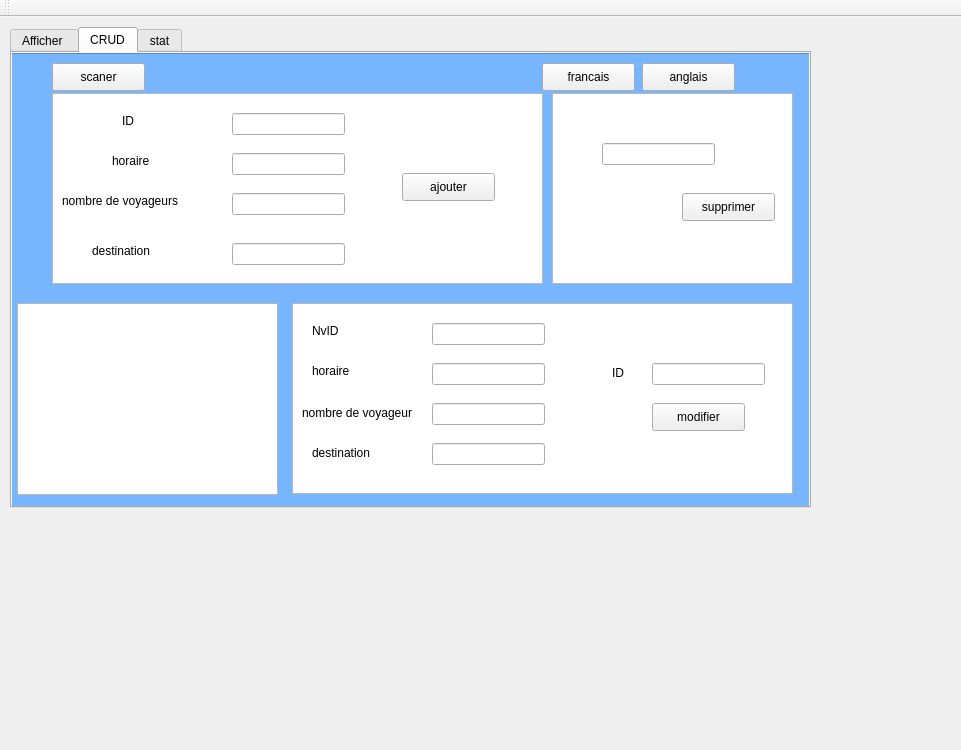
<?xml version="1.0" encoding="UTF-8"?>
<ui version="4.0">
 <class>MainWindow</class>
 <widget class="QMainWindow" name="MainWindow">
  <property name="geometry">
   <rect>
    <x>0</x>
    <y>0</y>
    <width>961</width>
    <height>750</height>
   </rect>
  </property>
  <property name="windowTitle">
   <string>Gestion des Clients</string>
  </property>
  <widget class="QWidget" name="centralWidget">
   <widget class="QTabWidget" name="tabWidget">
    <property name="geometry">
     <rect>
      <x>10</x>
      <y>10</y>
      <width>801</width>
      <height>481</height>
     </rect>
    </property>
    <property name="currentIndex">
     <number>1</number>
    </property>
    <widget class="QWidget" name="tab_2">
     <attribute name="title">
      <string>Afficher </string>
     </attribute>
     <widget class="QTableView" name="tab_vols">
      <property name="geometry">
       <rect>
        <x>30</x>
        <y>90</y>
        <width>681</width>
        <height>321</height>
       </rect>
      </property>
     </widget>
     <widget class="QLineEdit" name="le_chercher">
      <property name="geometry">
       <rect>
        <x>100</x>
        <y>40</y>
        <width>113</width>
        <height>22</height>
       </rect>
      </property>
     </widget>
     <widget class="QPushButton" name="pushButton">
      <property name="geometry">
       <rect>
        <x>0</x>
        <y>40</y>
        <width>93</width>
        <height>28</height>
       </rect>
      </property>
      <property name="text">
       <string>recherche </string>
      </property>
     </widget>
     <widget class="QPushButton" name="le_tri_horraire">
      <property name="geometry">
       <rect>
        <x>340</x>
        <y>40</y>
        <width>93</width>
        <height>31</height>
       </rect>
      </property>
      <property name="text">
       <string>tri_horraire</string>
      </property>
     </widget>
     <widget class="QPushButton" name="pushButton_2">
      <property name="geometry">
       <rect>
        <x>440</x>
        <y>40</y>
        <width>93</width>
        <height>31</height>
       </rect>
      </property>
      <property name="text">
       <string>tri_nombre_vg</string>
      </property>
     </widget>
     <widget class="QPushButton" name="pdf">
      <property name="geometry">
       <rect>
        <x>540</x>
        <y>40</y>
        <width>91</width>
        <height>31</height>
       </rect>
      </property>
      <property name="text">
       <string>pdf</string>
      </property>
     </widget>
     <widget class="QTextBrowser" name="textBrowser">
      <property name="geometry">
       <rect>
        <x>0</x>
        <y>0</y>
        <width>801</width>
        <height>461</height>
       </rect>
      </property>
      <property name="styleSheet">
       <string notr="true">QWidget
{
    color: #b1b1b1;
    background-color: #77b5fe;
}</string>
      </property>
     </widget>
     <widget class="QPushButton" name="pushButton_3">
      <property name="geometry">
       <rect>
        <x>240</x>
        <y>40</y>
        <width>91</width>
        <height>31</height>
       </rect>
      </property>
      <property name="text">
       <string>genrer</string>
      </property>
     </widget>
     <widget class="QPushButton" name="pushButton_5">
      <property name="geometry">
       <rect>
        <x>640</x>
        <y>40</y>
        <width>93</width>
        <height>28</height>
       </rect>
      </property>
      <property name="text">
       <string>statistique</string>
      </property>
     </widget>
     <zorder>textBrowser</zorder>
     <zorder>tab_vols</zorder>
     <zorder>le_chercher</zorder>
     <zorder>pushButton</zorder>
     <zorder>le_tri_horraire</zorder>
     <zorder>pushButton_2</zorder>
     <zorder>pdf</zorder>
     <zorder>pushButton_3</zorder>
     <zorder>pushButton_5</zorder>
    </widget>
    <widget class="QWidget" name="tab">
     <attribute name="title">
      <string>CRUD</string>
     </attribute>
     <widget class="QTextBrowser" name="textBrowser_2">
      <property name="geometry">
       <rect>
        <x>-10</x>
        <y>0</y>
        <width>1111</width>
        <height>531</height>
       </rect>
      </property>
      <property name="styleSheet">
       <string notr="true">QWidget
{
    color: #b1b1b1;
    background-color: #77b5fe;
}</string>
      </property>
     </widget>
     <widget class="QTextBrowser" name="textBrowser_3">
      <property name="geometry">
       <rect>
        <x>40</x>
        <y>40</y>
        <width>491</width>
        <height>191</height>
       </rect>
      </property>
     </widget>
     <widget class="QTextBrowser" name="textBrowser_6">
      <property name="geometry">
       <rect>
        <x>280</x>
        <y>250</y>
        <width>501</width>
        <height>191</height>
       </rect>
      </property>
     </widget>
     <widget class="QGraphicsView" name="graphicsView">
      <property name="geometry">
       <rect>
        <x>5</x>
        <y>250</y>
        <width>261</width>
        <height>192</height>
       </rect>
      </property>
     </widget>
     <widget class="QLineEdit" name="le_id">
      <property name="geometry">
       <rect>
        <x>220</x>
        <y>60</y>
        <width>113</width>
        <height>22</height>
       </rect>
      </property>
     </widget>
     <widget class="QLabel" name="label">
      <property name="geometry">
       <rect>
        <x>110</x>
        <y>60</y>
        <width>56</width>
        <height>16</height>
       </rect>
      </property>
      <property name="text">
       <string>ID</string>
      </property>
     </widget>
     <widget class="QLabel" name="label_4">
      <property name="geometry">
       <rect>
        <x>100</x>
        <y>100</y>
        <width>56</width>
        <height>16</height>
       </rect>
      </property>
      <property name="text">
       <string>horaire</string>
      </property>
     </widget>
     <widget class="QLineEdit" name="le_horaire">
      <property name="geometry">
       <rect>
        <x>220</x>
        <y>100</y>
        <width>113</width>
        <height>22</height>
       </rect>
      </property>
     </widget>
     <widget class="QLineEdit" name="le_nombre_vg">
      <property name="geometry">
       <rect>
        <x>220</x>
        <y>140</y>
        <width>113</width>
        <height>22</height>
       </rect>
      </property>
     </widget>
     <widget class="QLabel" name="label_5">
      <property name="geometry">
       <rect>
        <x>50</x>
        <y>140</y>
        <width>131</width>
        <height>16</height>
       </rect>
      </property>
      <property name="text">
       <string>nombre de voyageurs</string>
      </property>
     </widget>
     <widget class="QLabel" name="label_6">
      <property name="geometry">
       <rect>
        <x>80</x>
        <y>190</y>
        <width>91</width>
        <height>16</height>
       </rect>
      </property>
      <property name="text">
       <string>destination</string>
      </property>
     </widget>
     <widget class="QLineEdit" name="le_destination">
      <property name="geometry">
       <rect>
        <x>220</x>
        <y>190</y>
        <width>113</width>
        <height>22</height>
       </rect>
      </property>
     </widget>
     <widget class="QPushButton" name="pb_ajouter">
      <property name="geometry">
       <rect>
        <x>390</x>
        <y>120</y>
        <width>93</width>
        <height>28</height>
       </rect>
      </property>
      <property name="text">
       <string>ajouter</string>
      </property>
     </widget>
     <widget class="QTextBrowser" name="textBrowser_5">
      <property name="geometry">
       <rect>
        <x>540</x>
        <y>40</y>
        <width>241</width>
        <height>191</height>
       </rect>
      </property>
     </widget>
     <widget class="QPushButton" name="pb_supprimer">
      <property name="geometry">
       <rect>
        <x>670</x>
        <y>140</y>
        <width>93</width>
        <height>28</height>
       </rect>
      </property>
      <property name="text">
       <string>supprimer</string>
      </property>
     </widget>
     <widget class="QLineEdit" name="lineEdit">
      <property name="geometry">
       <rect>
        <x>590</x>
        <y>90</y>
        <width>113</width>
        <height>22</height>
       </rect>
      </property>
     </widget>
     <widget class="QLineEdit" name="mod_id">
      <property name="geometry">
       <rect>
        <x>420</x>
        <y>270</y>
        <width>113</width>
        <height>22</height>
       </rect>
      </property>
     </widget>
     <widget class="QLabel" name="label_2">
      <property name="geometry">
       <rect>
        <x>300</x>
        <y>270</y>
        <width>56</width>
        <height>16</height>
       </rect>
      </property>
      <property name="text">
       <string>NvID</string>
      </property>
     </widget>
     <widget class="QLabel" name="label_3">
      <property name="geometry">
       <rect>
        <x>300</x>
        <y>310</y>
        <width>56</width>
        <height>16</height>
       </rect>
      </property>
      <property name="text">
       <string>horaire</string>
      </property>
     </widget>
     <widget class="QLineEdit" name="mod_horaire">
      <property name="geometry">
       <rect>
        <x>420</x>
        <y>310</y>
        <width>113</width>
        <height>22</height>
       </rect>
      </property>
     </widget>
     <widget class="QLineEdit" name="nombre_vg">
      <property name="geometry">
       <rect>
        <x>420</x>
        <y>350</y>
        <width>113</width>
        <height>22</height>
       </rect>
      </property>
     </widget>
     <widget class="QLineEdit" name="mod_destination">
      <property name="geometry">
       <rect>
        <x>420</x>
        <y>390</y>
        <width>113</width>
        <height>22</height>
       </rect>
      </property>
     </widget>
     <widget class="QLabel" name="label_7">
      <property name="geometry">
       <rect>
        <x>290</x>
        <y>350</y>
        <width>111</width>
        <height>20</height>
       </rect>
      </property>
      <property name="text">
       <string>nombre de voyageur</string>
      </property>
     </widget>
     <widget class="QLabel" name="label_8">
      <property name="geometry">
       <rect>
        <x>300</x>
        <y>390</y>
        <width>81</width>
        <height>20</height>
       </rect>
      </property>
      <property name="text">
       <string>destination</string>
      </property>
     </widget>
     <widget class="QLineEdit" name="lineEdit_2">
      <property name="geometry">
       <rect>
        <x>640</x>
        <y>310</y>
        <width>113</width>
        <height>22</height>
       </rect>
      </property>
     </widget>
     <widget class="QLabel" name="label_9">
      <property name="geometry">
       <rect>
        <x>600</x>
        <y>310</y>
        <width>31</width>
        <height>20</height>
       </rect>
      </property>
      <property name="text">
       <string>ID</string>
      </property>
     </widget>
     <widget class="QPushButton" name="pb_modifier">
      <property name="geometry">
       <rect>
        <x>640</x>
        <y>350</y>
        <width>93</width>
        <height>28</height>
       </rect>
      </property>
      <property name="text">
       <string>modifier</string>
      </property>
     </widget>
     <widget class="QPushButton" name="pushButton_4">
      <property name="geometry">
       <rect>
        <x>40</x>
        <y>10</y>
        <width>93</width>
        <height>28</height>
       </rect>
      </property>
      <property name="text">
       <string>scaner</string>
      </property>
     </widget>
     <widget class="QPushButton" name="francais">
      <property name="geometry">
       <rect>
        <x>530</x>
        <y>10</y>
        <width>93</width>
        <height>28</height>
       </rect>
      </property>
      <property name="text">
       <string>francais</string>
      </property>
     </widget>
     <widget class="QPushButton" name="anglais">
      <property name="geometry">
       <rect>
        <x>630</x>
        <y>10</y>
        <width>93</width>
        <height>28</height>
       </rect>
      </property>
      <property name="text">
       <string>anglais</string>
      </property>
     </widget>
    </widget>
    <widget class="QWidget" name="tab_3">
     <attribute name="title">
      <string>stat</string>
     </attribute>
     <widget class="QTextBrowser" name="textBrowser_4">
      <property name="geometry">
       <rect>
        <x>0</x>
        <y>0</y>
        <width>801</width>
        <height>451</height>
       </rect>
      </property>
      <property name="styleSheet">
       <string notr="true">QWidget
{
    color: #b1b1b1;
    background-color: #77b5fe;
}</string>
      </property>
     </widget>
     <widget class="QTextBrowser" name="textBrowser_7">
      <property name="geometry">
       <rect>
        <x>110</x>
        <y>80</y>
        <width>611</width>
        <height>291</height>
       </rect>
      </property>
     </widget>
    </widget>
   </widget>
  </widget>
  <widget class="QMenuBar" name="menuBar">
   <property name="geometry">
    <rect>
     <x>0</x>
     <y>0</y>
     <width>961</width>
     <height>28</height>
    </rect>
   </property>
  </widget>
  <widget class="QToolBar" name="mainToolBar">
   <attribute name="toolBarArea">
    <enum>TopToolBarArea</enum>
   </attribute>
   <attribute name="toolBarBreak">
    <bool>false</bool>
   </attribute>
  </widget>
 </widget>
 <layoutdefault spacing="6" margin="11"/>
 <resources/>
 <connections/>
</ui>
